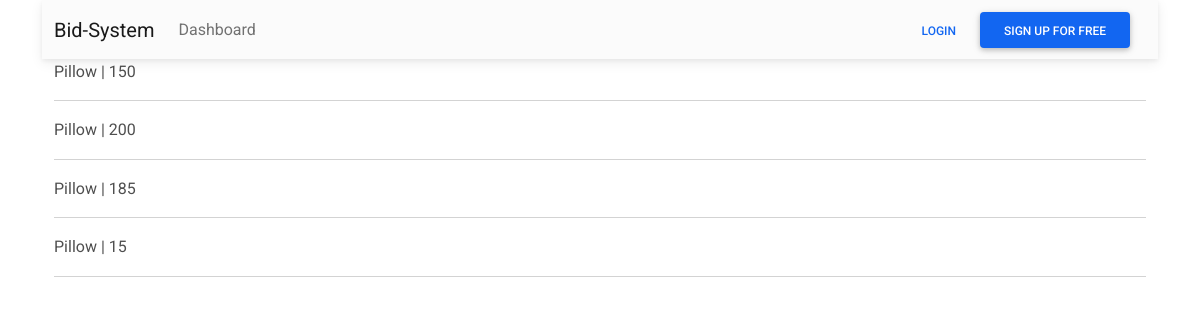
/bid-list/, run on an earlier commit of the app's database.
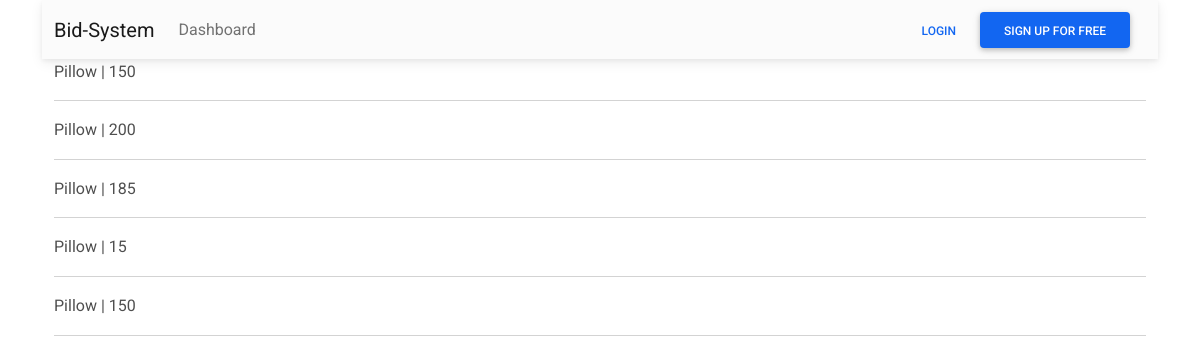
And on a later commit of the database.
### bidding/models.py (models this page shows, shortened)
class Bid(models.Model):
    item = models.ForeignKey(Item, on_delete=models.CASCADE)
    buyer = models.ForeignKey(User, on_delete=models.CASCADE)
    price = models.IntegerField()
    def __str__(self):
        return f'{self.item.name} | {self.price}'

class Item(models.Model):
    seller = models.ForeignKey(User, on_delete=models.CASCADE)
    name = models.CharField(max_length=50)
    min_price = models.IntegerField()

### bidding/views.py (the view)
# urls.py: path('bid-list/', views.BidListView.as_view(), name='bid-list'),
class BidListView(ListView):
    model = Bid

### bidding/templates/bidding/bid_list.html
{% extends 'base.html' %}
{% block content %}
    {% for bid in object_list %}
        {{ bid }}
        <hr>
    {% endfor %}
{% endblock content%}

What changed in the data, as far as the page shows it:
added Bid: item+price "Pillow | 150"
